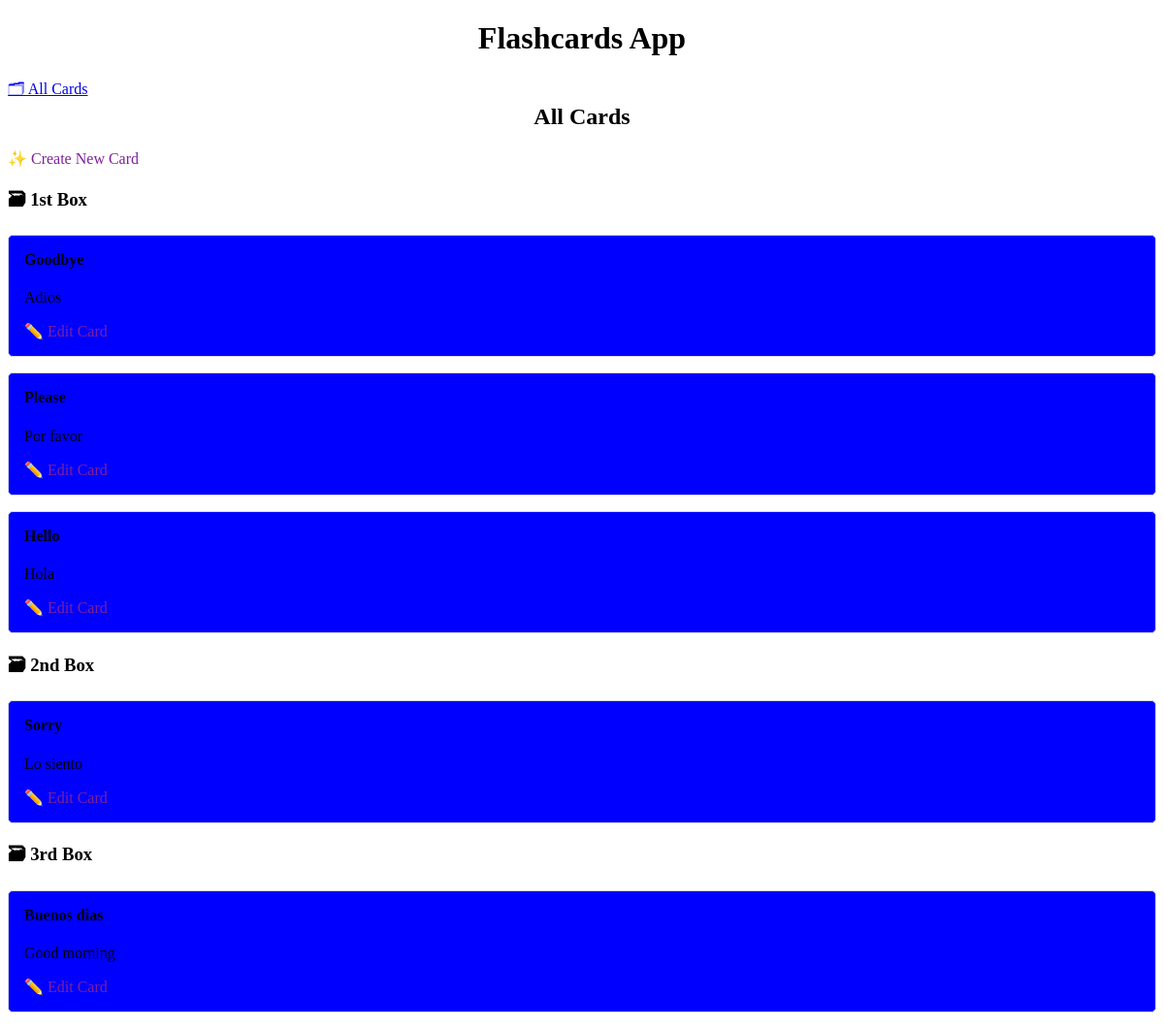
The page / on the database its author committed.
### cards/models.py (models this page shows, shortened)
class Card(models.Model):
    question = models.CharField(max_length=100)
    answer = models.CharField(max_length=300)
    box = models.IntegerField(
        choices=zip(BOXES, BOXES),
        default=BOXES[0],
    )
    date_created = models.DateTimeField(auto_now_add=True)

### cards/views.py (the view)
class CardListView(ListView):
    model = Card
    queryset = Card.objects.all().order_by("box", "-date_created")

### cards/templates/cards/card_list.html
{% extends "cards/base.html" %}
{% load humanize %}
{% block content %}
    <h2>
        All Cards
    </h2>
    <a href="{% url 'card-create' %}" role="button">
        ✨ Create New Card
    </a>
    {% for card in card_list %}
        {% ifchanged %}
        <h3>🗃 {{ card.box | ordinal }} Box</h3>
        {% endifchanged %}
        {% include "cards/card.html" %}
    {% endfor %}
{% endblock content %}

### cards/templates/cards/card.html
<article>
    <h4>{{ card.question }}</h4>
    <p>{{ card.answer }}</p>
    <a href="{% url 'card-update' card.id %}" role="button">
        ✏️ Edit Card
    </a>
 </article>

### cards/static/css/base.css (style rules this page uses)
:root { --accent: #6e48ad; --accent-bg: white; --bg: #ffffff; --text: #212121; --text-light: #0e0e0e; --border: #d8dae1; --code: #d81b60; --preformatted: #444; }
article { background-color: blue; border: 1px solid var(--border); border-radius: 5px; padding: 1em; margin: 1em 0; }
h2 { text-align: center; }
h2, h4 { margin-top: 0; }
button, a[role="button"] { color: rgb(127, 33, 155); text-decoration: none; }

### rows shown on the page
Card: box|ordinal "1st", question "Goodbye", answer "Adios"
Card: question "Please", answer "Por favor"
Card: question "Hello", answer "Hola"
Card: box|ordinal "2nd", question "Sorry", answer "Lo siento"
Card: box|ordinal "3rd", question "Buenos dias", answer "Good morning"
